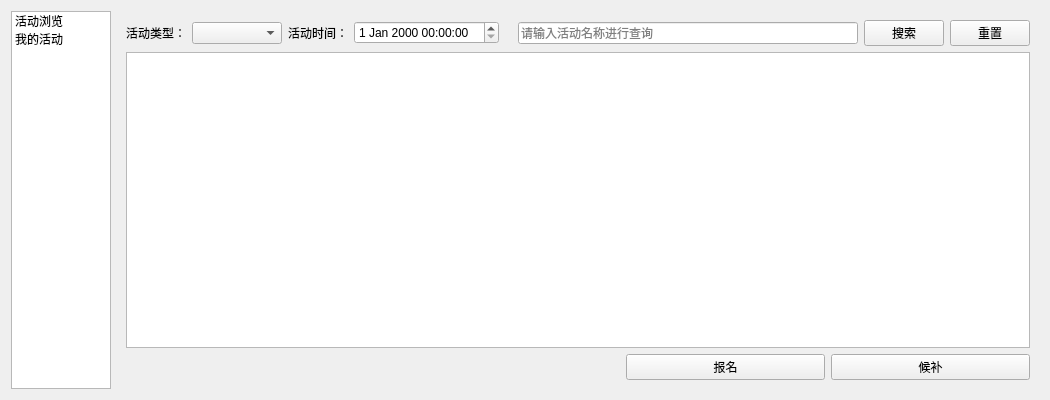
<?xml version="1.0" encoding="UTF-8"?>
<ui version="4.0">
 <class>StudentView</class>
 <widget class="QWidget" name="StudentView">
  <property name="geometry">
   <rect>
    <x>0</x>
    <y>0</y>
    <width>1050</width>
    <height>400</height>
   </rect>
  </property>
  <property name="windowTitle">
   <string>学生</string>
  </property>
  <layout class="QGridLayout" name="gridLayout">
   <item row="0" column="0">
    <layout class="QHBoxLayout" name="horizontalLayout">
     <item>
      <widget class="QListWidget" name="listWidget">
       <property name="sizePolicy">
        <sizepolicy hsizetype="Fixed" vsizetype="Expanding">
         <horstretch>0</horstretch>
         <verstretch>0</verstretch>
        </sizepolicy>
       </property>
       <property name="maximumSize">
        <size>
         <width>100</width>
         <height>16777215</height>
        </size>
       </property>
       <item>
        <property name="text">
         <string>活动浏览</string>
        </property>
       </item>
       <item>
        <property name="text">
         <string>我的活动</string>
        </property>
       </item>
      </widget>
     </item>
     <item>
      <widget class="QStackedWidget" name="stackedWidget">
       <property name="currentIndex">
        <number>1</number>
       </property>
       <widget class="QWidget" name="myactpage">
        <layout class="QVBoxLayout" name="verticalLayout">
         <item>
          <layout class="QHBoxLayout" name="horizontalLayout_2">
           <item>
            <widget class="QLabel" name="label_5">
             <property name="text">
              <string>活动类型：</string>
             </property>
             <property name="alignment">
              <set>Qt::AlignmentFlag::AlignRight|Qt::AlignmentFlag::AlignTrailing|Qt::AlignmentFlag::AlignVCenter</set>
             </property>
            </widget>
           </item>
           <item>
            <widget class="QComboBox" name="myacttype">
             <property name="minimumSize">
              <size>
               <width>90</width>
               <height>0</height>
              </size>
             </property>
            </widget>
           </item>
           <item>
            <widget class="QLabel" name="label_6">
             <property name="text">
              <string>签到状态：</string>
             </property>
             <property name="alignment">
              <set>Qt::AlignmentFlag::AlignRight|Qt::AlignmentFlag::AlignTrailing|Qt::AlignmentFlag::AlignVCenter</set>
             </property>
            </widget>
           </item>
           <item>
            <widget class="QComboBox" name="signstatus">
             <property name="sizePolicy">
              <sizepolicy hsizetype="Fixed" vsizetype="Fixed">
               <horstretch>0</horstretch>
               <verstretch>0</verstretch>
              </sizepolicy>
             </property>
             <property name="minimumSize">
              <size>
               <width>80</width>
               <height>0</height>
              </size>
             </property>
             <item>
              <property name="text">
               <string>全部</string>
              </property>
             </item>
             <item>
              <property name="text">
               <string>未签到</string>
              </property>
             </item>
             <item>
              <property name="text">
               <string>已签到</string>
              </property>
             </item>
            </widget>
           </item>
           <item>
            <spacer name="horizontalSpacer">
             <property name="orientation">
              <enum>Qt::Orientation::Horizontal</enum>
             </property>
             <property name="sizeType">
              <enum>QSizePolicy::Policy::Fixed</enum>
             </property>
             <property name="sizeHint" stdset="0">
              <size>
               <width>13</width>
               <height>20</height>
              </size>
             </property>
            </spacer>
           </item>
           <item>
            <widget class="QLineEdit" name="inputSearch">
             <property name="placeholderText">
              <string>请输入活动名称进行查询</string>
             </property>
            </widget>
           </item>
           <item>
            <widget class="QPushButton" name="searchButton">
             <property name="text">
              <string>搜索</string>
             </property>
            </widget>
           </item>
           <item>
            <widget class="QPushButton" name="resetButton">
             <property name="text">
              <string>重置</string>
             </property>
            </widget>
           </item>
           <item>
            <widget class="QPushButton" name="exportButton">
             <property name="text">
              <string>导出</string>
             </property>
            </widget>
           </item>
          </layout>
         </item>
         <item>
          <widget class="QTableView" name="myacttableView"/>
         </item>
         <item>
          <layout class="QHBoxLayout" name="horizontalLayout_3">
           <item>
            <spacer name="horizontalSpacer_2">
             <property name="orientation">
              <enum>Qt::Orientation::Horizontal</enum>
             </property>
             <property name="sizeType">
              <enum>QSizePolicy::Policy::Fixed</enum>
             </property>
             <property name="sizeHint" stdset="0">
              <size>
               <width>500</width>
               <height>20</height>
              </size>
             </property>
            </spacer>
           </item>
           <item>
            <widget class="QPushButton" name="btCancelSign">
             <property name="text">
              <string>取消报名</string>
             </property>
            </widget>
           </item>
           <item>
            <widget class="QPushButton" name="btCancelWait">
             <property name="text">
              <string>取消候补</string>
             </property>
            </widget>
           </item>
          </layout>
         </item>
        </layout>
       </widget>
       <widget class="QWidget" name="actscanpage">
        <layout class="QVBoxLayout" name="verticalLayout_2">
         <item>
          <layout class="QHBoxLayout" name="horizontalLayout_4">
           <item>
            <widget class="QLabel" name="label">
             <property name="text">
              <string>活动类型：</string>
             </property>
             <property name="alignment">
              <set>Qt::AlignmentFlag::AlignRight|Qt::AlignmentFlag::AlignTrailing|Qt::AlignmentFlag::AlignVCenter</set>
             </property>
            </widget>
           </item>
           <item>
            <widget class="QComboBox" name="acttype">
             <property name="sizePolicy">
              <sizepolicy hsizetype="Fixed" vsizetype="Fixed">
               <horstretch>0</horstretch>
               <verstretch>0</verstretch>
              </sizepolicy>
             </property>
             <property name="minimumSize">
              <size>
               <width>90</width>
               <height>0</height>
              </size>
             </property>
             <property name="maximumSize">
              <size>
               <width>16777215</width>
               <height>16777215</height>
              </size>
             </property>
             <property name="currentText">
              <string/>
             </property>
            </widget>
           </item>
           <item>
            <widget class="QLabel" name="label_2">
             <property name="text">
              <string>活动时间：</string>
             </property>
             <property name="alignment">
              <set>Qt::AlignmentFlag::AlignRight|Qt::AlignmentFlag::AlignTrailing|Qt::AlignmentFlag::AlignVCenter</set>
             </property>
            </widget>
           </item>
           <item>
            <widget class="QDateTimeEdit" name="acttimeEdit"/>
           </item>
           <item>
            <spacer name="horizontalSpacer_4">
             <property name="orientation">
              <enum>Qt::Orientation::Horizontal</enum>
             </property>
             <property name="sizeType">
              <enum>QSizePolicy::Policy::Fixed</enum>
             </property>
             <property name="sizeHint" stdset="0">
              <size>
               <width>13</width>
               <height>20</height>
              </size>
             </property>
            </spacer>
           </item>
           <item>
            <widget class="QLineEdit" name="searchEdit">
             <property name="placeholderText">
              <string>请输入活动名称进行查询</string>
             </property>
            </widget>
           </item>
           <item>
            <widget class="QPushButton" name="btSearch">
             <property name="text">
              <string>搜索</string>
             </property>
            </widget>
           </item>
           <item>
            <widget class="QPushButton" name="btReset">
             <property name="text">
              <string>重置</string>
             </property>
            </widget>
           </item>
          </layout>
         </item>
         <item>
          <widget class="QTableView" name="acttableView"/>
         </item>
         <item>
          <layout class="QHBoxLayout" name="horizontalLayout_5">
           <item>
            <spacer name="horizontalSpacer_3">
             <property name="orientation">
              <enum>Qt::Orientation::Horizontal</enum>
             </property>
             <property name="sizeType">
              <enum>QSizePolicy::Policy::Fixed</enum>
             </property>
             <property name="sizeHint" stdset="0">
              <size>
               <width>500</width>
               <height>20</height>
              </size>
             </property>
            </spacer>
           </item>
           <item>
            <widget class="QPushButton" name="btSign">
             <property name="text">
              <string>报名</string>
             </property>
            </widget>
           </item>
           <item>
            <widget class="QPushButton" name="btWait">
             <property name="text">
              <string>候补</string>
             </property>
            </widget>
           </item>
          </layout>
         </item>
        </layout>
       </widget>
      </widget>
     </item>
    </layout>
   </item>
  </layout>
 </widget>
 <resources/>
 <connections/>
</ui>
